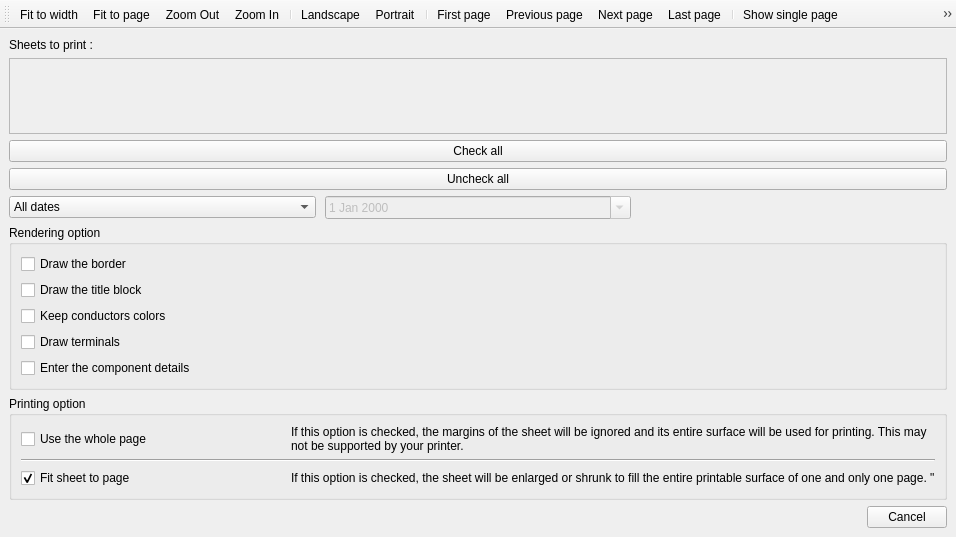
<?xml version="1.0" encoding="UTF-8"?>
<ui version="4.0">
 <class>ProjectPrintWindow</class>
 <widget class="QMainWindow" name="ProjectPrintWindow">
  <property name="geometry">
   <rect>
    <x>0</x>
    <y>0</y>
    <width>956</width>
    <height>537</height>
   </rect>
  </property>
  <property name="sizePolicy">
   <sizepolicy hsizetype="MinimumExpanding" vsizetype="Preferred">
    <horstretch>0</horstretch>
    <verstretch>0</verstretch>
   </sizepolicy>
  </property>
  <property name="windowTitle">
   <string>MainWindow</string>
  </property>
  <widget class="QWidget" name="centralwidget">
   <layout class="QVBoxLayout" name="verticalLayout_3">
    <item>
     <layout class="QHBoxLayout" name="m_vertical_layout">
      <item>
       <layout class="QVBoxLayout" name="verticalLayout_2">
        <item>
         <widget class="QLabel" name="label_3">
          <property name="text">
           <string>Sheets to print :</string>
          </property>
         </widget>
        </item>
        <item>
         <widget class="QScrollArea" name="m_diagram_list">
          <property name="sizePolicy">
           <sizepolicy hsizetype="Minimum" vsizetype="Expanding">
            <horstretch>0</horstretch>
            <verstretch>0</verstretch>
           </sizepolicy>
          </property>
          <property name="lineWidth">
           <number>3</number>
          </property>
          <property name="midLineWidth">
           <number>3</number>
          </property>
          <property name="horizontalScrollBarPolicy">
           <enum>Qt::ScrollBarAlwaysOff</enum>
          </property>
          <property name="widgetResizable">
           <bool>true</bool>
          </property>
          <widget class="QWidget" name="scrollAreaWidgetContents">
           <property name="geometry">
            <rect>
             <x>0</x>
             <y>0</y>
             <width>932</width>
             <height>58</height>
            </rect>
           </property>
          </widget>
         </widget>
        </item>
        <item>
         <widget class="QPushButton" name="m_check_all_pb">
          <property name="text">
           <string>Check all</string>
          </property>
         </widget>
        </item>
        <item>
         <widget class="QPushButton" name="m_uncheck_all">
          <property name="text">
           <string>Uncheck all</string>
          </property>
         </widget>
        </item>
        <item>
         <widget class="QWidget" name="widget" native="true">
          <layout class="QHBoxLayout" name="horizontalLayout" stretch="0,0,0">
           <property name="spacing">
            <number>9</number>
           </property>
           <property name="leftMargin">
            <number>0</number>
           </property>
           <property name="topMargin">
            <number>0</number>
           </property>
           <property name="rightMargin">
            <number>0</number>
           </property>
           <property name="bottomMargin">
            <number>0</number>
           </property>
           <item>
            <widget class="QComboBox" name="m_date_from_cb">
             <item>
              <property name="text">
               <string>All dates</string>
              </property>
             </item>
             <item>
              <property name="text">
               <string>From the date of:</string>
              </property>
             </item>
             <item>
              <property name="text">
               <string>In date of  :</string>
              </property>
             </item>
            </widget>
           </item>
           <item>
            <widget class="QDateEdit" name="m_date_cb">
             <property name="enabled">
              <bool>false</bool>
             </property>
             <property name="calendarPopup">
              <bool>true</bool>
             </property>
            </widget>
           </item>
           <item>
            <widget class="QPushButton" name="m_apply_date_pb">
             <property name="enabled">
              <bool>false</bool>
             </property>
             <property name="text">
              <string/>
             </property>
             <property name="icon">
              <iconset theme="dialog-ok"/>
             </property>
             <property name="flat">
              <bool>true</bool>
             </property>
            </widget>
           </item>
          </layout>
         </widget>
        </item>
       </layout>
      </item>
     </layout>
    </item>
    <item>
     <widget class="QGroupBox" name="groupBox">
      <property name="title">
       <string>Rendering option</string>
      </property>
      <layout class="QVBoxLayout" name="verticalLayout">
       <item>
        <widget class="QCheckBox" name="m_draw_border_cb">
         <property name="text">
          <string>Draw the border</string>
         </property>
        </widget>
       </item>
       <item>
        <widget class="QCheckBox" name="m_draw_titleblock_cb">
         <property name="text">
          <string>Draw the title block</string>
         </property>
        </widget>
       </item>
       <item>
        <widget class="QCheckBox" name="m_keep_conductor_color_cb">
         <property name="text">
          <string>Keep conductors colors</string>
         </property>
        </widget>
       </item>
       <item>
        <widget class="QCheckBox" name="m_draw_terminal_cb">
         <property name="text">
          <string>Draw terminals</string>
         </property>
        </widget>
       </item>
        <item>
          <widget class="QCheckBox" name="m_component_info_cb">
           <property name="text">
            <string>Enter the component details</string>
           </property>
           <property name="checked">
            <bool>false</bool>
           </property>
          </widget>
        </item>
       </layout>
     </widget>
    </item>
    <item>
     <widget class="QGroupBox" name="groupBox_2">
      <property name="title">
       <string>Printing option</string>
      </property>
      <layout class="QGridLayout" name="gridLayout_2">
       <item row="3" column="0">
        <widget class="QCheckBox" name="m_fit_in_page_cb">
         <property name="text">
          <string>Fit sheet to page</string>
         </property>
         <property name="checked">
          <bool>true</bool>
         </property>
        </widget>
       </item>
       <item row="0" column="0">
        <widget class="QCheckBox" name="m_use_full_page_cb">
         <property name="text">
          <string>Use the whole page</string>
         </property>
        </widget>
       </item>
       <item row="3" column="1">
        <widget class="QLabel" name="label_2">
         <property name="text">
          <string>If this option is checked, the sheet will be enlarged or shrunk to fill the entire printable surface of one and only one page. "</string>
         </property>
         <property name="margin">
          <number>0</number>
         </property>
        </widget>
       </item>
       <item row="0" column="1">
        <widget class="QLabel" name="label">
         <property name="text">
          <string>If this option is checked, the margins of the sheet will be ignored and its entire surface will be used for printing. This may not be supported by your printer.</string>
         </property>
         <property name="wordWrap">
          <bool>true</bool>
         </property>
         <property name="margin">
          <number>0</number>
         </property>
         <property name="openExternalLinks">
          <bool>false</bool>
         </property>
        </widget>
       </item>
       <item row="2" column="0" colspan="2">
        <widget class="Line" name="line">
         <property name="orientation">
          <enum>Qt::Horizontal</enum>
         </property>
        </widget>
       </item>
      </layout>
     </widget>
    </item>
    <item>
     <widget class="QDialogButtonBox" name="m_button_box">
      <property name="standardButtons">
       <set>QDialogButtonBox::Cancel</set>
      </property>
     </widget>
    </item>
   </layout>
  </widget>
  <widget class="QToolBar" name="toolBar">
   <property name="windowTitle">
    <string>toolBar</string>
   </property>
   <attribute name="toolBarArea">
    <enum>TopToolBarArea</enum>
   </attribute>
   <attribute name="toolBarBreak">
    <bool>false</bool>
   </attribute>
   <addaction name="m_adjust_width_action"/>
   <addaction name="m_adjust_page_action"/>
   <addaction name="m_zoom_out_action"/>
   <addaction name="m_zoom_in_action"/>
   <addaction name="separator"/>
   <addaction name="m_landscape_action"/>
   <addaction name="m_portrait_action"/>
   <addaction name="separator"/>
   <addaction name="m_first_page_action"/>
   <addaction name="m_previous_page_action"/>
   <addaction name="m_next_page_action"/>
   <addaction name="m_last_page_action"/>
   <addaction name="separator"/>
   <addaction name="m_display_single_page_action"/>
   <addaction name="m_display_two_page_action"/>
   <addaction name="m_display_all_page_action"/>
   <addaction name="separator"/>
   <addaction name="m_page_setup"/>
  </widget>
  <action name="m_adjust_width_action">
   <property name="icon">
    <iconset theme="view_fit_width"/>
   </property>
   <property name="text">
    <string>Fit to width</string>
   </property>
  </action>
  <action name="m_adjust_page_action">
   <property name="icon">
    <iconset theme="view-fit-window"/>
   </property>
   <property name="text">
    <string>Fit to page</string>
   </property>
  </action>
  <action name="m_zoom_out_action">
   <property name="icon">
    <iconset theme="zoom-out"/>
   </property>
   <property name="text">
    <string>Zoom Out</string>
   </property>
  </action>
  <action name="m_zoom_in_action">
   <property name="icon">
    <iconset theme="zoom-in"/>
   </property>
   <property name="text">
    <string>Zoom In</string>
   </property>
  </action>
  <action name="m_landscape_action">
   <property name="icon">
    <iconset theme="landscape"/>
   </property>
   <property name="text">
    <string>Landscape</string>
   </property>
  </action>
  <action name="m_portrait_action">
   <property name="icon">
    <iconset theme="portrait"/>
   </property>
   <property name="text">
    <string>Portrait</string>
   </property>
  </action>
  <action name="m_first_page_action">
   <property name="icon">
    <iconset theme="arrow-left-double"/>
   </property>
   <property name="text">
    <string>First page</string>
   </property>
  </action>
  <action name="m_previous_page_action">
   <property name="icon">
    <iconset theme="arrow-left"/>
   </property>
   <property name="text">
    <string>Previous page</string>
   </property>
  </action>
  <action name="m_next_page_action">
   <property name="icon">
    <iconset theme="arrow-right"/>
   </property>
   <property name="text">
    <string>Next page</string>
   </property>
  </action>
  <action name="m_last_page_action">
   <property name="icon">
    <iconset theme="arrow-right-double"/>
   </property>
   <property name="text">
    <string>Last page</string>
   </property>
  </action>
  <action name="m_display_single_page_action">
   <property name="icon">
    <iconset theme="single_page"/>
   </property>
   <property name="text">
    <string>Show single page</string>
   </property>
  </action>
  <action name="m_display_two_page_action">
   <property name="icon">
    <iconset theme="two_pages"/>
   </property>
   <property name="text">
    <string>Display facing pages</string>
   </property>
  </action>
  <action name="m_display_all_page_action">
   <property name="icon">
    <iconset theme="all_pages"/>
   </property>
   <property name="text">
    <string>Display all pages</string>
   </property>
  </action>
  <action name="m_page_setup">
   <property name="icon">
    <iconset theme="document-print-frame"/>
   </property>
   <property name="text">
    <string>Page layout</string>
   </property>
  </action>
 </widget>
 <resources>
  <include location="../../qelectrotech.qrc"/>
 </resources>
 <connections>
  <connection>
   <sender>m_button_box</sender>
   <signal>rejected()</signal>
   <receiver>ProjectPrintWindow</receiver>
   <slot>close()</slot>
   <hints>
    <hint type="sourcelabel">
     <x>477</x>
     <y>484</y>
    </hint>
    <hint type="destinationlabel">
     <x>477</x>
     <y>252</y>
    </hint>
   </hints>
  </connection>
 </connections>
</ui>
